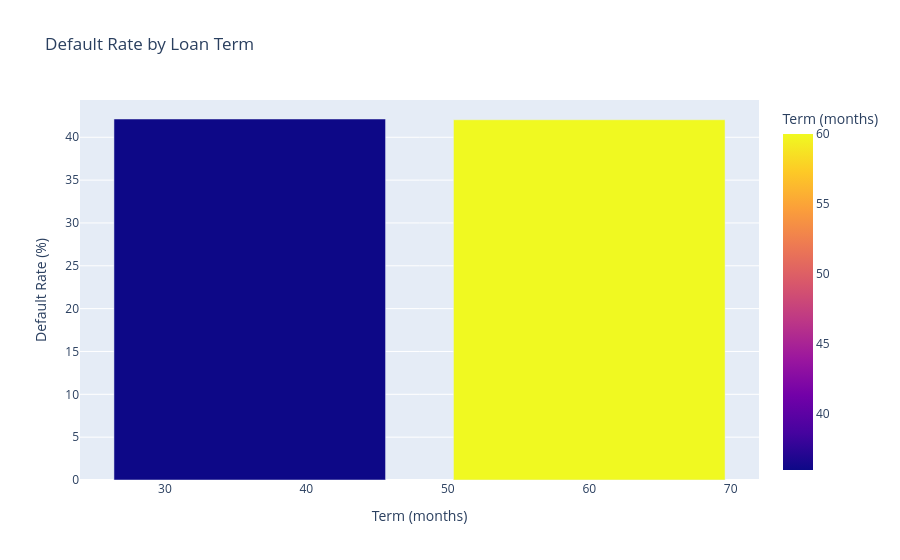

The code cell stored with this chart in its notebook:
### Markdown cell above
The chart displays variation in default rates across different loan purposes. Borrowers who used loans for small business purposes exhibit the highest default rate, exceeding 50 percent. This suggests a higher risk associated with business-related lending, possibly due to revenue uncertainty or lack of collateral. Other categories such as credit card refinancing, debt consolidation, medical expenses, and home improvement show similar default rates, all clustered between 41 and 43 percent. Loans for major purchases have a slightly higher default rate than most consumer-focused categories. These findings highlight the importance of loan purpose in assessing credit risk, with small business loans standing out as significantly riskier than other categories.

### Code cell
df_term=df.groupby('term')['default'].mean().reset_index()
df_term['default_rate_percent']=df_purpose['default']*100

term_plot = px.bar(
    df_term,
    x='term',
    y='default_rate_percent',
    title='Default Rate by Loan Term',
    labels={'default_rate_percent': 'Default Rate (%)', 'term': 'Term (months)'},
    color='term',
    height=400
)
term_plot.show()

### Figure 1 — Plotly figure (JSON) as saved in the notebook; plotly's stock layout.template omitted (floating-point values rounded to 4 significant figures)
{"data": [{"alignmentgroup": "True", "hovertemplate": "Term (months)=%{marker.color}<br>Default Rate (%)=%{y}<extra></extra>", "legendgroup": "", "marker": {"color": [36, 60], "coloraxis": "coloraxis", "pattern": {"shape": ""}}, "name": "", "offsetgroup": "", "orientation": "v", "showlegend": false, "textposition": "auto", "type": "bar", "x": [36, 60], "xaxis": "x", "y": [42.13, 42.04], "yaxis": "y"}], "layout": {"autosize": true, "barmode": "relative", "coloraxis": {"colorbar": {"title": {"text": "Term (months)"}}, "colorscale": [[0, "#0d0887"], [0.1111, "#46039f"], [0.2222, "#7201a8"], [0.3333, "#9c179e"], [0.4444, "#bd3786"], [0.5556, "#d8576b"], [0.6667, "#ed7953"], [0.7778, "#fb9f3a"], [0.8889, "#fdca26"], [1, "#f0f921"]]}, "legend": {"tracegroupgap": 0}, "title": {"text": "Default Rate by Loan Term"}, "xaxis": {"anchor": "y", "autorange": true, "domain": [0, 1], "range": [24, 72], "title": {"text": "Term (months)"}, "type": "linear"}, "yaxis": {"anchor": "x", "autorange": true, "domain": [0, 1], "range": [0, 44.35], "title": {"text": "Default Rate (%)"}, "type": "linear"}}}
